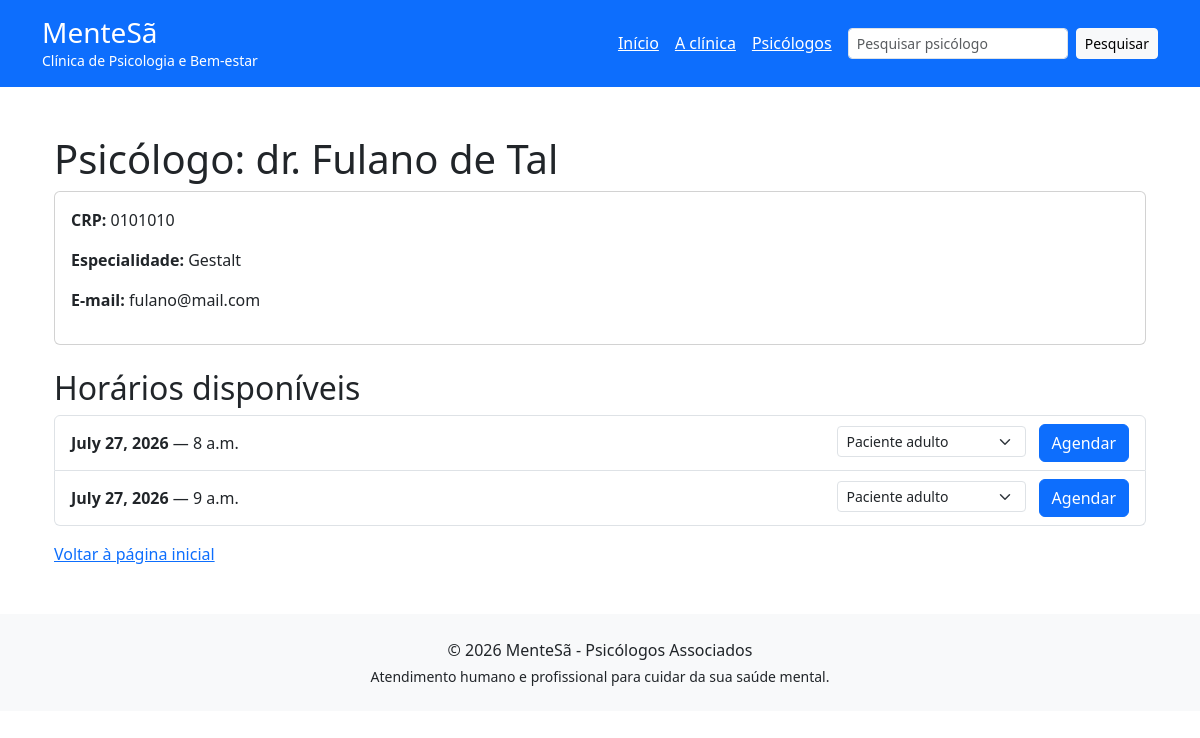
/psicologo/1/, run on the app's committed database.
### main/models.py (models this page shows, shortened)
class Psicologo(models.Model):
    crp = models.CharField(max_length=10)
    nome = models.CharField(max_length=25)
    email = models.EmailField()
    especialidades = models.ManyToManyField(Especialidade)
    def get_disponibilidades(self):
        disp = []
        for agenda in self.agenda_set.all():
            hoje = timezone.now().date()
            proximos = agenda.horario_set.filter(data__gte=hoje).filter(estado='d').order_by('data')[:15]
            disp.extend(proximos)
        return disp

class Especialidade(models.Model):
    nome = models.CharField(max_length=50)
    def __str__(self):
        return self.nome

class Horario(models.Model):
    agenda = models.ForeignKey(Agenda, on_delete=models.CASCADE)
    data = models.DateField()
    hora = models.TimeField()
    estado = models.CharField(max_length=1, choices=ESTADO_HORARIO, default='d')

### main/views.py (the view)
class DetalharPsicologoView(View):
    def get(self, request, *args, **kwargs):
        srv = PsicologoService()
        id = kwargs.get('psi_id')
        if not id:
            message.error(request, 'Identificador de psicólogo não fornecido.')
            return redirect('psicologos')
        contexto = srv.recupera_psicologo(id)
        if 'erro' in contexto:
            message.error(request, contexto['erro'])
            return redirect('psicologos')
        return render(request, 'main/agenda_psicologo.html', contexto)

### main/services.py (called while the page is built)
    def recupera_psicologo(self, id):
        try:
            p1 = Psicologo.objects.get(pk=id)
        except Psicologo.DoesNotExist:
            return {'erro': 'Psicólogo não encontrado.'}
        if p1:
            disp = p1.get_disponibilidades()
            return {'psicologo': p1, 'horarios': disp}

### main/templates/main/agenda_psicologo.html (shortened to what this page needs)
{% extends "base.html" %}
{% load static %}
{% block conteudo %}
	<div class="container">
		<h1>Psicólogo: {{ psicologo.nome }}</h1>
		<div class="card">
			<div class="card-body">
				<p><strong>CRP:</strong> {{ psicologo.crp }}</p>
                <p><strong>Especialidade:</strong> {{ psicologo.especialidades.all|join:", " }}</p>
				<p><strong>E-mail:</strong> {{ psicologo.email }}</p>
			</div>
		</div>
		<h2 style="margin-top:1.5rem">Horários disponíveis</h2>
		{% if horarios and horarios|length > 0 %}
			<div class="list-group">
				{% for horario in horarios %}
					<div class="list-group-item d-flex justify-content-between align-items-center">
						<div>
							<strong>{{ horario.data }}</strong> — {{ horario.hora }}
						</div>
						<div>
							<form method="post" action="{% url 'agendar_consulta' horario.id %}">
                                <select name="tipo" required class="form-select form-select-sm" style="width: auto; display: inline-block; margin-right: 0.5rem;">
                                    <option value="2" selected>Paciente adulto</option>
                                </select>
								<button type="submit" class="btn btn-primary">Agendar</button>
							</form>
						</div>
					</div>
				{% endfor %}
			</div>
		{% else %}
			<p>Não há horários disponíveis no momento.</p>
		{% endif %}
		<p style="margin-top:1rem"><a href="{% url 'home' %}">Voltar à página inicial</a></p>
	</div>
{% endblock %}

### data on the page
Psicologo: nome "dr. Fulano de Tal", crp "0101010", especialidades.all "Gestalt", email "fulano@mail.com"
Horario: data "July 27, 2026", hora "8 a.m."
Horario: data "July 27, 2026", hora "9 a.m."

### other printed values
{{ year|default:"2026" }} "2026"
